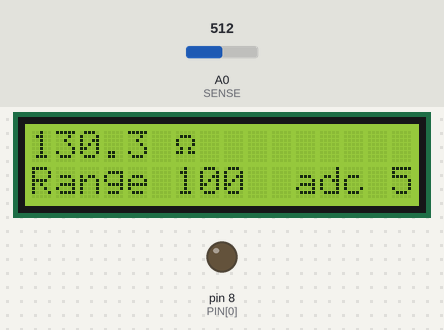
Bench run of a sketch on a simulated Arduino Nano, built with avr-gcc and run on an emulated ATmega328P. Shown: 16×2 character LCD, output pins drawn as LEDs (lit = HIGH). Inputs (shaded band) come from the test bench; at power-on: A0 (SENSE) = 512.

Above: at 1.01 s.
1.3 s: A0 (SENSE) set to 888
At 1.75 s:
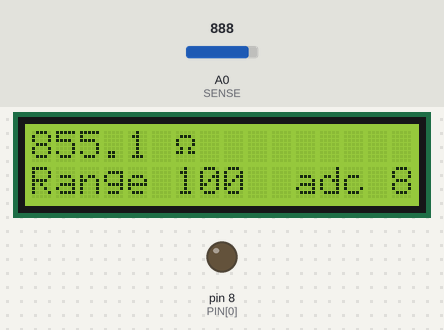
4.1 s: A0 (SENSE) set to 913
At 4.32 s:
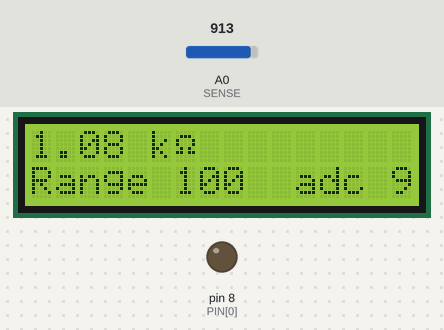
6.3 s: A0 (SENSE) set to 999
At 6.52 s:
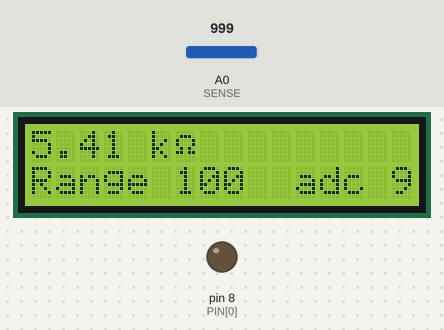
7.8 s: A0 (SENSE) set to 1015
At 8.36 s:
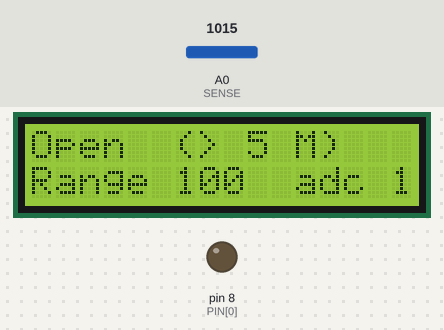
10.3 s: A0 (SENSE) set to 6
At 10.57 s:
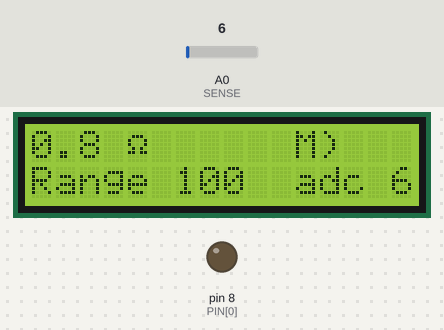
12.5 s: A0 (SENSE) set to 3
At 12.76 s:
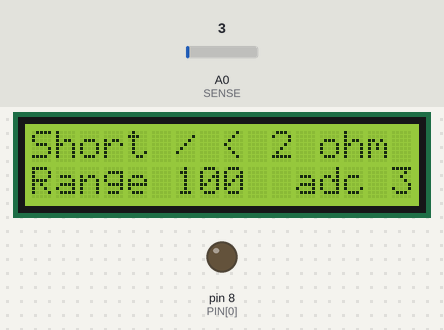
Timing chart, 0 to 15.5 s (numbered marks = the images above; inputs shaded):
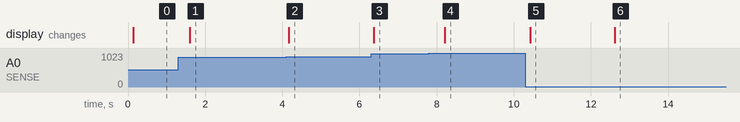

The sketch:

auto_ranging_ohmmeter.ino
```cpp
// Arduino sketch that drives an I2C LCD and five reference resistor pins, reads the analog sense pin to perform auto-ranging resistance measurements, and formats results for display.
//
// Full tutorial: https://shillehtek.com/blogs/news/arduino-nano-lcd1602-auto-ranging-ohmmeter
// Parts used: https://shillehtek.com/products/arduino-nano-v3-presoldered-ch340g-atmega328p
//             https://shillehtek.com/products/shillehtek-lcd1602-16x2-character-display-module
//             https://shillehtek.com/products/pcf8574-i2c-serial-interface-adapter-module-for-1602-2004-lcd
// More examples: https://github.com/shillehbean/shillehtek-examples
//

#include <LiquidCrystal_I2C.h>
LiquidCrystal_I2C lcd(0x27, 16, 2);

const int PIN[5] = {8, 9, 10, 11, 12};
// Measured reference values. Add ~30 ohms to the lowest one for the pin's own output resistance.
float REF[5] = {130.0, 1000.0, 10000.0, 100000.0, 1000000.0};
const char* NAME[5] = {"100", "1k", "10k", "100k", "1M"};
const int SENSE = A0;

int readRange(int r) {
  pinMode(PIN[r], OUTPUT); digitalWrite(PIN[r], HIGH);   // only this reference is "connected"
  delay(5);                                              // let the high ranges settle
  long s = 0; for (int i = 0; i < 16; i++) s += analogRead(SENSE);
  digitalWrite(PIN[r], LOW); pinMode(PIN[r], INPUT);     // back to high-impedance
  return s / 16;
}

void printOhms(float r) {
  if (r < 1000)     { lcd.print(r, 1);         lcd.print(" ");  }
  else if (r < 1e6) { lcd.print(r / 1000, 2);  lcd.print(" k"); }
  else              { lcd.print(r / 1e6, 2);   lcd.print(" M"); }
  lcd.write(0xF4);                                       // the omega symbol in the LCD's character ROM
  lcd.print("      ");
}

void setup() {
  lcd.init(); lcd.backlight();
  for (int i = 0; i < 5; i++) pinMode(PIN[i], INPUT);
}

void loop() {
  int adc[5], lo = 1023, hi = 0, best = 0;
  for (int r = 0; r < 5; r++) {
    adc[r] = readRange(r);
    lo = min(lo, adc[r]); hi = max(hi, adc[r]);
    if (abs(adc[r] - 512) < abs(adc[best] - 512)) best = r;   // closest to mid-scale wins
  }
  lcd.setCursor(0, 0);
  if (lo >= 1015)      lcd.print("Open  (> 5 M)   ");         // every range reads ~5 V
  else if (hi <= 4)    lcd.print("Short / < 2 ohm ");         // every range reads ~0 V
  else printOhms(REF[best] * adc[best] / (1023.0 - adc[best]));
  lcd.setCursor(0, 1);
  lcd.print("Range "); lcd.print(NAME[best]); lcd.print("  adc "); lcd.print(adc[best]); lcd.print("   ");
  delay(300);
}
```

Measured:
- the behaviour switches between 905 and 906 on A0 (SENSE) (found by bisection; images 1 and 2)
- the behaviour switches between 1014 and 1015 on A0 (SENSE) (found by bisection; images 3 and 4)
- the behaviour switches between 5 and 4 on A0 (SENSE) (found by bisection; images 5 and 6)
- after the input at 1.3 s, the display: changes after 0.30 s (image 1)
- after the input at 4.1 s, the display: changes after 0.07 s (image 2)
- after the input at 6.3 s, the display: changes after 0.07 s (image 3)
- after the input at 7.8 s, the display: changes after 0.41 s (image 4)
- after the input at 10.3 s, the display: changes after 0.13 s (image 5)
- after the input at 12.5 s, the display: changes after 0.11 s (image 6)
